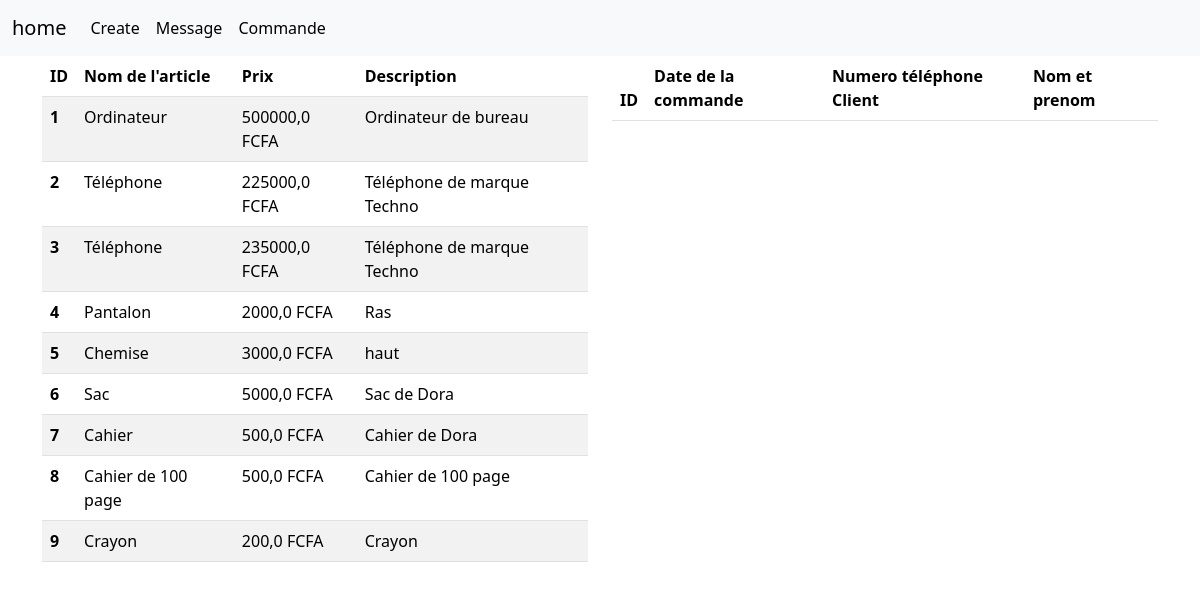
Page /home on the earlier database version.
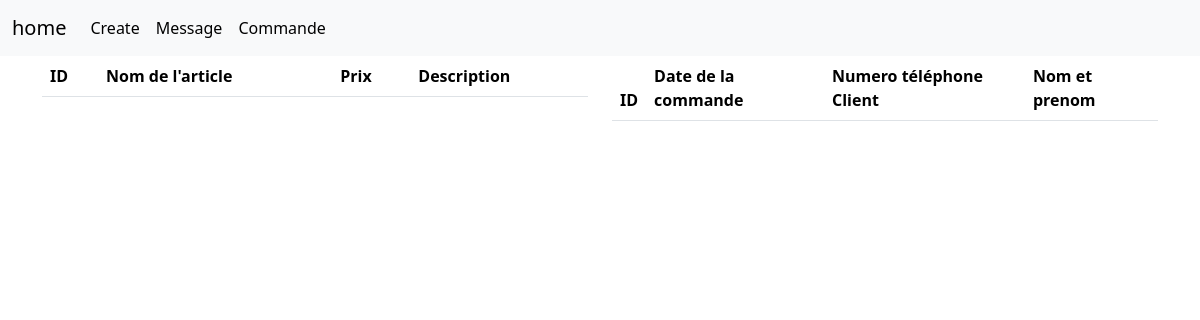
Same page on the later database version.
### demo/models.py (models this page shows, shortened)
class Article(models.Model):
    nom_article = models.CharField(max_length=100, null=True, blank=True, verbose_name='Nom de l\'article')
    prix = models.FloatField()
    description = models.TextField()

### demo/views.py (the view)
# urls.py: path('home',  views.home, name='home'),
def home(request):
    articles = Article.objects.all()
    commandes = Commande.objects.all()
    context = {"articles":articles, "commandes":commandes}
    return render(request, 'demo/home.html', context)

### demo/templates/demo/home.html (shortened to what this page needs)
{% extends 'base.html' %}
{% block content %}
<div class="container mb-5">
  <div class="row">
    <div class="col-6">
      <table class="table table-striped table-hover">
        <thead>
          <tr>
            <th scope="col">ID</th>
            <th scope="col">Nom de l'article</th>
            <th scope="col">Prix</th>
            <th scope="col">Description</th>
          </tr>
        </thead>
        <tbody>
          {% for article in articles %}
          <tr>
            <th scope="row">{{article.id}}</th>
            <td>{{article.nom_article}}</td>
            <td>{{article.prix}} FCFA</td>
            <td>{{article.description}}</td>
          </tr>
          {% endfor %}
        </tbody>
      </table>
    </div>
    <div class="col-6">
      <table class="table table-striped table-hover">
        <thead>
          <tr>
            <th scope="col">ID</th>
            <th scope="col">Date de la commande</th>
            <th scope="col">Numero téléphone Client</th>
            <th scope="col">Nom et prenom </th>
          </tr>
        </thead>
      </table>
    </div>
  </div>
</div>
{% endblock content %}

### templates/base.html (shortened to what this page needs)
<!DOCTYPE html>
<html>
    <head>
        <link rel="stylesheet" href="">
        <link href="https://cdn.jsdelivr.net/npm/bootstrap@5.3.1/dist/css/bootstrap.min.css" rel="stylesheet">
     </head>
    <body>
      {% block nav %}
        <nav class="navbar navbar-expand-lg bg-body-tertiary">
            <div class="container-fluid">
              <div class="collapse navbar-collapse" id="navbarTogglerDemo01">
                <a class="navbar-brand" href="{% url 'home' %}">home</a>
                <ul class="navbar-nav me-auto mb-2 mb-lg-0">
                  <li class="nav-item">
                    <a class="nav-link active" aria-current="page" href="{% url 'create' %}">Create</a>
                  </li>
                  <li class="nav-item">
                    <a class="nav-link active" aria-current="page" href="{% url 'envoyer_message' %}">Message</a>
                  </li>
                  <li class="nav-item">
                    <a class="nav-link active" aria-current="page" href="{% url 'commande' %}">Commande</a>
                  </li>
                </ul>
              </div>
            </div>
          </nav>
          {% endblock nav %}
          {% block content %}
          {% endblock content %}
    </body>
</html>

Differences in the rows shown:
removed Article: id "1", nom_article "Ordinateur", prix "500000,0", description "Ordinateur de bureau"
removed Article: id "2", nom_article "Téléphone", prix "225000,0", description "Téléphone de marque Techno"
removed Article: id "3", nom_article "Téléphone", prix "235000,0", description "Téléphone de marque Techno"
removed Article: id "4", nom_article "Pantalon", prix "2000,0", description "Ras"
removed Article: id "5", nom_article "Chemise", prix "3000,0", description "haut"
removed Article: id "6", nom_article "Sac", prix "5000,0", description "Sac de Dora"
removed Article: id "7", nom_article "Cahier", prix "500,0", description "Cahier de Dora"
removed Article: id "8", nom_article "Cahier de 100 page", prix "500,0", description "Cahier de 100 page"
removed Article: id "9", nom_article "Crayon", prix "200,0", description "Crayon"
